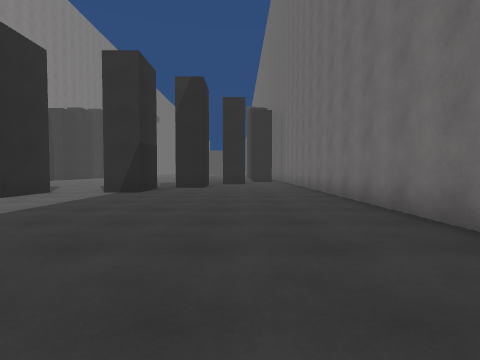
view 1 (above)

18 first-person views from a walk through a scene from a Unity 3-D project. The camera is 1.2 m above the floor, tilts 2° down and sees 85° across. The floor is counted in squares, 2.01 m on a side. Each view is taken from the middle of a square. On the plan, view 1 faces up. The plan holds only what a view shows up to about 9 squares ahead; the rest is blank. The place goes on beyond the plan. The player is left out.

view 2
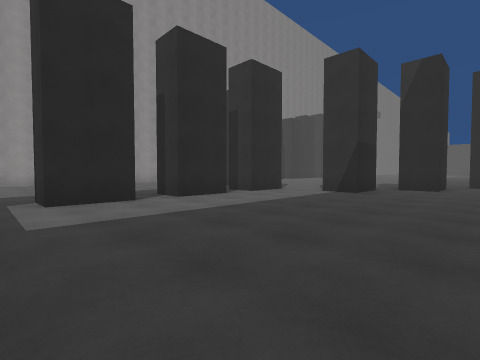

view 3
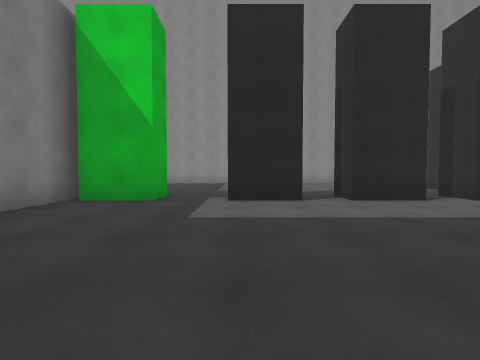

view 4
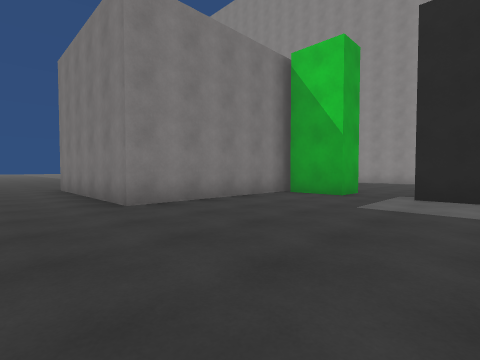

view 5
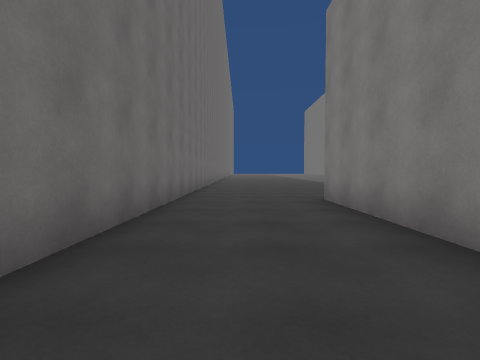

view 6
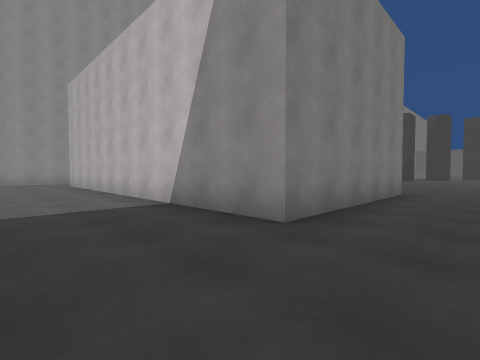

view 7
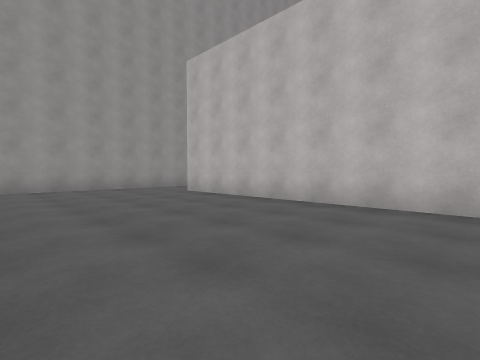

view 8
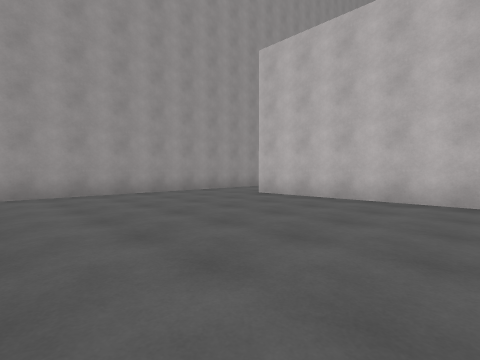

view 9
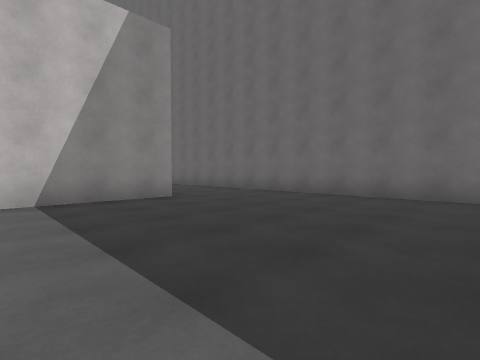

view 10
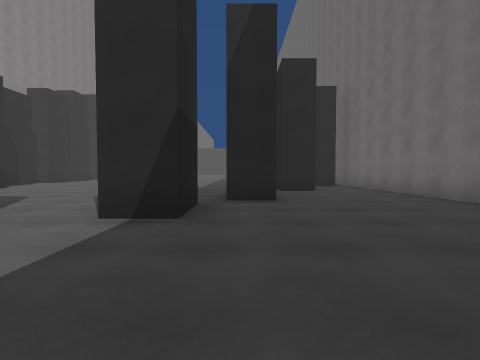

view 11
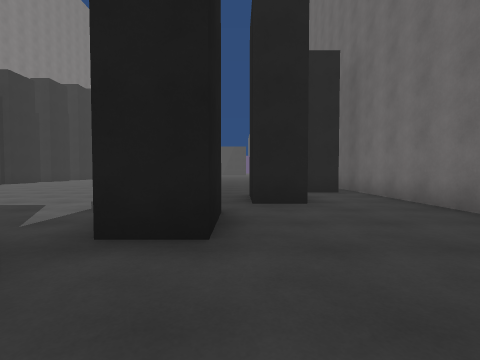

view 12
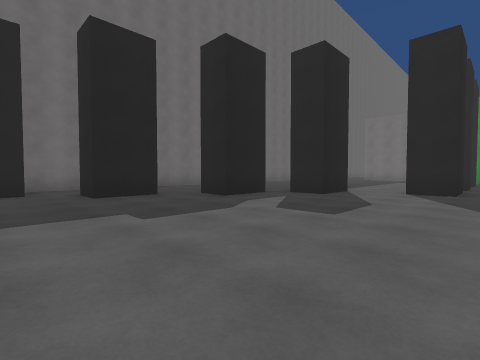

view 13
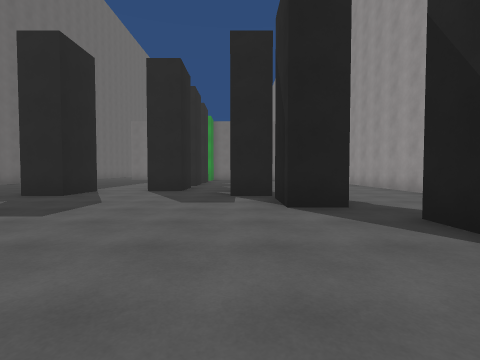

view 14
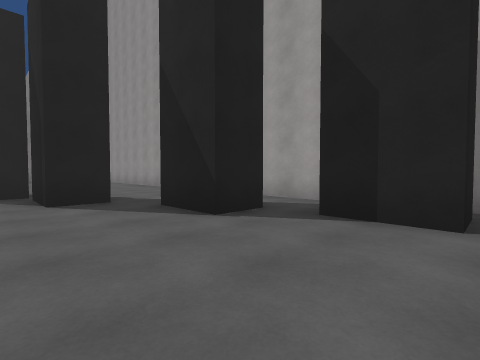

view 15
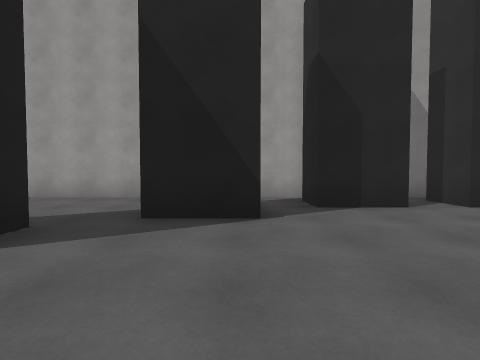

view 16
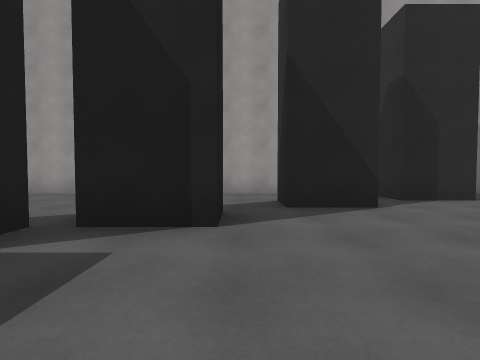

view 17
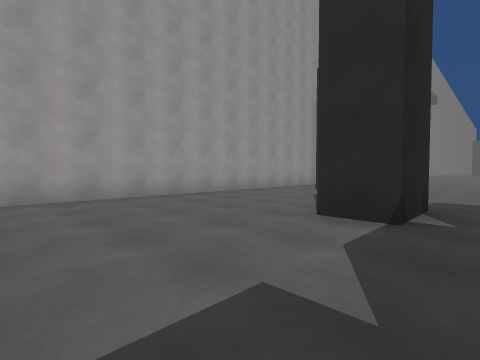

view 18
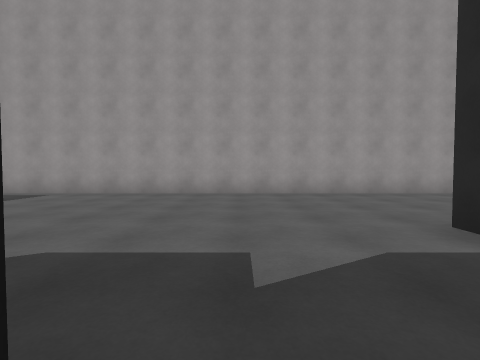

### Floor plan
Points are (right, up) in squares from view 1. A wall is a line through its corners. A room is listed if a view was taken in it or the views show most of it. See-through windows are left out.
Room 1 (views 1, 2, 3, 4, 5, 6, 7, 8, 9, 10, 11, 12, 13, 14, 15, 16, 17, 18)
walls: (-5.3, 2.4) (-5.3, 0.8) (-6.4, 0.8); (-5.3, 4.9) (-5.3, 3.3) (-6.3, 3.3) (-6.3, 4.8); (-6.4, -0.7) (-5.3, -0.7) (-5.3, -2.2); (-5.3, 5.8) (-6.3, 5.8) (-6.3, 7.3) (-5.3, 7.3) (-5.3, 5.8); (-5.8, -2.5) (-0.8, -2.5) (-0.8, -7.5) (-10.8, -7.5); (-3.8, 7.3) (-3.8, 8.8) (-2.8, 8.8) (-2.8, 7.3) (-3.8, 7.3); (2.4, 2.5) (2.4, 15.9); (-2.3, 9.3) (-2.3, 10.8) (-1.3, 10.8) (-1.3, 9.3) (-2.3, 9.3); (-8.9, 8.8) (-7.8, 8.8) (-7.8, 7.3) (-8.9, 7.3); (-9.9, 10.8) (-8.8, 10.8) (-8.8, 9.2); (0.2, 11.8) (-0.8, 11.8) (-0.8, 13.3) (0.2, 13.3); (-12.9, -7.1) (-12.9, -12.8); (-11.4, 13.3) (-10.3, 13.3) (-10.3, 11.8) (-11.4, 11.8); (1.8, 14.3) (0.7, 14.3) (0.7, 14.8); (-12.4, 15.8) (-11.3, 15.8) (-11.3, 14.3) (-12.2, 14.3); (-12.9, 15.9) (-12.9, -1.2); (2.4, -12.8) (2.4, -3.4)

Where each view was taken, in squares from view 1:
view 1: 0 up, 0 right, facing up
view 2: 0 up, 0 right, facing up-left
view 3: 1 up, 0 right, facing left
view 4: 2 up, 1 right, facing down-left
view 5: 2 down, 1 right, facing down
view 6: 10 down, 1 right, facing up-left
view 7: 12 down, 4 left, facing up-left
view 8: 13 down, 6 left, facing up-left
view 9: 13 down, 4 left, facing up-right
view 10: 4 up, 2 left, facing up
view 11: 7 up, 1 left, facing up
view 12: 15 up, 7 left, facing down-right
view 13: 15 up, 8 left, facing down
view 14: 16 up, 8 left, facing down-left
view 15: 13 up, 7 left, facing left
view 16: 11 up, 6 left, facing left
view 17: 4 up, 7 left, facing up-left
view 18: 5 up, 6 left, facing left
